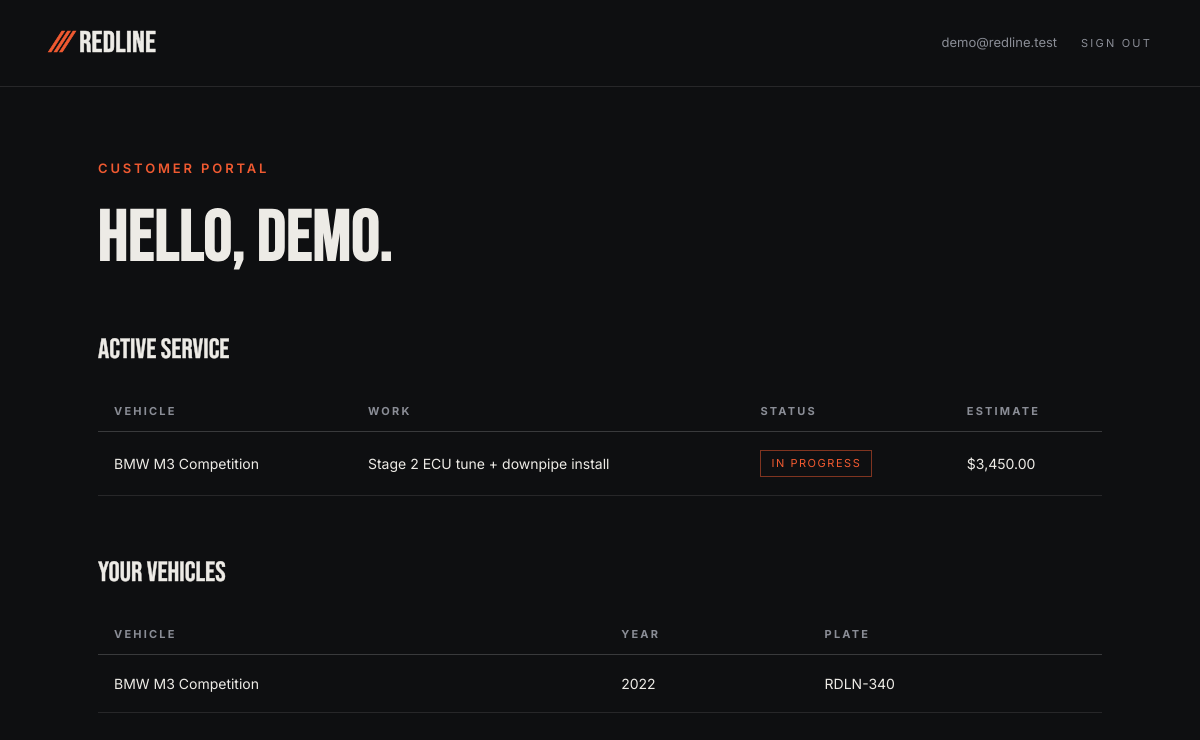
Page /dashboard.php (signed in) on the committed database.
### tables this page shows
CREATE TABLE IF NOT EXISTS `portal_users` (
    `id`            INT UNSIGNED NOT NULL AUTO_INCREMENT,
    `full_name`     VARCHAR(120) NOT NULL,
    `email`         VARCHAR(190) NOT NULL,
    `phone`         VARCHAR(30)  DEFAULT NULL,
    `password_hash` VARCHAR(255) NOT NULL,
    `role`          ENUM('customer','staff','admin') NOT NULL DEFAULT 'customer',
    `is_active`     TINYINT(1)   NOT NULL DEFAULT 1,
    `last_login_at` DATETIME     DEFAULT NULL,
    `created_at`    DATETIME     NOT NULL DEFAULT CURRENT_TIMESTAMP,
    PRIMARY KEY (`id`),
    UNIQUE KEY `uq_portal_users_email` (`email`)
);

CREATE TABLE IF NOT EXISTS `service_orders` (
    `id`          INT UNSIGNED NOT NULL AUTO_INCREMENT,
    `vehicle_id`  INT UNSIGNED NOT NULL,
    `title`       VARCHAR(160) NOT NULL,
    `status`      ENUM('estimate','approved','in_progress','ready','completed','cancelled')
                  NOT NULL DEFAULT 'estimate',
    `estimate`    DECIMAL(10,2) DEFAULT NULL,
    `notes`       TEXT          DEFAULT NULL,
    `created_at`  DATETIME      NOT NULL DEFAULT CURRENT_TIMESTAMP,
    `updated_at`  DATETIME      NOT NULL DEFAULT CURRENT_TIMESTAMP ON UPDATE CURRENT_TIMESTAMP,
    PRIMARY KEY (`id`),
    KEY `idx_order_vehicle` (`vehicle_id`),
    KEY `idx_order_status` (`status`),
    CONSTRAINT `fk_order_vehicle` FOREIGN KEY (`vehicle_id`)
        REFERENCES `portal_vehicles` (`id`) ON DELETE CASCADE
);

CREATE TABLE IF NOT EXISTS `portal_vehicles` (
    `id`         INT UNSIGNED NOT NULL AUTO_INCREMENT,
    `user_id`    INT UNSIGNED NOT NULL,
    `make`       VARCHAR(60)  NOT NULL,
    `model`      VARCHAR(80)  NOT NULL,
    `year`       SMALLINT UNSIGNED DEFAULT NULL,
    `plate`      VARCHAR(20)  DEFAULT NULL,
    `vin`        VARCHAR(17)  DEFAULT NULL,
    `created_at` DATETIME     NOT NULL DEFAULT CURRENT_TIMESTAMP,
    PRIMARY KEY (`id`),
    KEY `idx_vehicle_user` (`user_id`),
    CONSTRAINT `fk_portal_vehicle_user` FOREIGN KEY (`user_id`)
        REFERENCES `portal_users` (`id`) ON DELETE CASCADE
);

### src/includes/auth.php (called while the page is built, shortened)
<?php
require_once dirname(__DIR__) . '/config/db.php';
function start_session(): void
{
    if (session_status() === PHP_SESSION_ACTIVE) {
        return;
    }
    $https = !empty($_SERVER['HTTPS']) && $_SERVER['HTTPS'] !== 'off';
}
function e(?string $value): string
{
    return htmlspecialchars((string) $value, ENT_QUOTES | ENT_SUBSTITUTE, 'UTF-8');
}
function current_user(): ?array
{
    if (!empty($_SESSION['portal_user_id'])) {
        $stmt = db()->prepare('SELECT id, full_name, email, role FROM portal_users WHERE id = :id AND is_active = 1');
        $stmt->execute(['id' => $_SESSION['portal_user_id']]);
        $user = $stmt->fetch();
        if ($user) {
            return $user;
        }
    }
    return restore_from_remember_cookie();
}
function require_login(): array
{
    $user = current_user();
    return $user;
}

### src/config/db.php (called while the page is built, shortened)
<?php
function db(): PDO
{
    static $pdo = null;
    if ($pdo === null) {
        $dsn = sprintf('mysql:host=%s;port=%d;dbname=%s;charset=utf8mb4', DB_HOST, DB_PORT, DB_NAME);
        $pdo = new PDO($dsn, DB_USER, DB_PASS, [
            PDO::ATTR_ERRMODE            => PDO::ERRMODE_EXCEPTION,
            PDO::ATTR_DEFAULT_FETCH_MODE => PDO::FETCH_ASSOC,
            PDO::ATTR_EMULATE_PREPARES   => false,
        ]);
    }
    return $pdo;
}

### dashboard.php (the view, shortened to what this page needs)
<?php
require_once __DIR__ . '/includes/auth.php';
$user = require_login();
$stmt = db()->prepare('SELECT id, make, model, year, plate FROM portal_vehicles WHERE user_id = :uid ORDER BY id DESC');
$stmt->execute(['uid' => $user['id']]);
$vehicles = $stmt->fetchAll();
$stmt = db()->prepare(
    "SELECT s.title, s.status, s.estimate, s.updated_at, v.make, v.model
     FROM service_orders s
     JOIN portal_vehicles v ON v.id = s.vehicle_id
     WHERE v.user_id = :uid AND s.status NOT IN ('completed','cancelled')
     ORDER BY s.updated_at DESC"
);
$stmt->execute(['uid' => $user['id']]);
$orders = $stmt->fetchAll();
$status_labels = [
    'estimate'    => 'Estimate ready',
    'approved'    => 'Approved',
    'in_progress' => 'In progress',
    'ready'       => 'Ready for pickup',
];
?>
<!DOCTYPE html>
<html lang="en">
<head>
    <link rel="stylesheet" href="public/assets/login.css?php echo filemtime(__DIR__ . '/login.css'); ?>">
</head>
<body>
<header class="portal-header">
    <a href="index.php" class="login-logo"><span class="logo-slashes">///</span>REDLINE</a>
    <div class="portal-user">
        <span><?php echo e($user['email']); ?></span>
        <form method="post" action="logout.php">
            <button type="submit" class="show-toggle" style="margin:0">Sign out</button>
        </form>
    </div>
</header>
<main class="portal-main">
    <p class="panel-eyebrow">Customer portal</p>
    <h1>Hello, <?php echo e(explode(' ', $user['full_name'])[0]); ?>.</h1>
    <section class="portal-section">
        <h2>Active service</h2>
        <?php if ($orders): ?>
            <table class="portal-table">
                <thead><tr><th>Vehicle</th><th>Work</th><th>Status</th><th>Estimate</th></tr></thead>
                <tbody>
                <?php foreach ($orders as $o): ?>
                    <tr>
                        <td><?php echo e($o['make'] . ' ' . $o['model']); ?></td>
                        <td><?php echo e($o['title']); ?></td>
                        <td><span class="status-pill is-active"><?php echo e($status_labels[$o['status']] ?? $o['status']); ?></span></td>
                        <td><?php echo $o['estimate'] !== null ? '$' . number_format((float) $o['estimate'], 2) : '&mdash;'; ?></td>
                    </tr>
                <?php endforeach; ?>
                </tbody>
            </table>
        <?php else: ?>
            <p class="portal-empty">No active service. Book an appointment and your estimate will appear here.</p>
        <?php endif; ?>
    </section>
    <section class="portal-section">
        <h2>Your vehicles</h2>
        <?php if ($vehicles): ?>
            <table class="portal-table">
                <thead><tr><th>Vehicle</th><th>Year</th><th>Plate</th></tr></thead>
                <tbody>
                <?php foreach ($vehicles as $v): ?>
                    <tr>
                        <td><?php echo e($v['make'] . ' ' . $v['model']); ?></td>
                        <td><?php echo e((string) $v['year']); ?></td>
                        <td><?php echo e($v['plate']); ?></td>
                    </tr>
                <?php endforeach; ?>
                </tbody>
            </table>
        <?php else: ?>
            <p class="portal-empty">No vehicles on file yet.</p>
        <?php endif; ?>
    </section>
</main>
</body>
</html>

### public/assets/login.css (style rules this page uses)
:root { --bg: #0E0F11; --bg-input: #101114; --accent: #F05A31; --accent-hover: #DC4A22; --text: #EDEBE6; --text-muted: #8A8D96; --line: rgba(255, 255, 255, 0.10); --line-strong: rgba(255, 255, 255, 0.18); --font-display: 'Bebas Neue', 'Oswald', Impact, sans-serif; --font-body: 'Inter', system-ui, -apple-system, 'Segoe UI', sans-serif; --panel-width: minmax(420px, 34%); }
*, *::before, *::after { box-sizing: border-box; margin: 0; padding: 0; }
html { background: var(--bg); color: var(--text); font-family: var(--font-body); line-height: 1.5; }
body { min-height: 100vh; }
a { color: inherit; text-decoration: none; }
.login-logo { font-family: var(--font-display); font-size: 34px; line-height: 1; letter-spacing: 0.01em; -webkit-text-stroke: 0.6px currentColor; }
.logo-slashes { color: var(--accent); margin-right: 10px; font-style: italic; letter-spacing: -0.06em; }
.panel-eyebrow { font-size: 13px; font-weight: 600; letter-spacing: 0.22em; text-transform: uppercase; color: var(--accent); margin-bottom: 26px; }
.show-toggle { margin-bottom: 14px; background: none; border: 0; cursor: pointer; font: inherit; font-size: 11px; letter-spacing: 0.2em; text-transform: uppercase; color: var(--text-muted); }
.portal-header { display: flex; align-items: center; justify-content: space-between; padding: 28px 48px; border-bottom: 1px solid var(--line); }
.portal-header .login-logo { font-size: 30px; }
.portal-user { display: flex; align-items: center; gap: 24px; font-size: 13px; color: var(--text-muted); }
.portal-main { max-width: 1100px; margin: 0 auto; padding: 72px 48px; }
.portal-main h1 { font-family: var(--font-display); font-weight: 400; font-size: clamp(48px, 6vw, 88px); line-height: 0.95; text-transform: uppercase; -webkit-text-stroke: 0.025em currentColor; margin: 14px 0 56px; }
.portal-main h2 { font-family: var(--font-display); font-weight: 400; font-size: 28px; text-transform: uppercase; -webkit-text-stroke: 0.4px currentColor; margin: 0 0 20px; }
.portal-section { margin-bottom: 56px; }
.portal-table { width: 100%; border-collapse: collapse; font-size: 14px; }
.portal-table th { text-align: left; padding: 12px 16px; font-size: 11px; letter-spacing: 0.2em; text-transform: uppercase; color: var(--text-muted); border-bottom: 1px solid var(--line-strong); }
.portal-table td { padding: 18px 16px; border-bottom: 1px solid var(--line); }
.status-pill { display: inline-block; padding: 4px 10px; font-size: 11px; letter-spacing: 0.14em; text-transform: uppercase; border: 1px solid var(--line-strong); }
.status-pill.is-active { color: var(--accent); border-color: rgba(240, 90, 49, 0.5); }

### rows in the picture
portal_users: email "demo@redline.test", full_name "DEMO"
service_orders: vehicle.model "BMW M3 Competition", title "Stage 2 ECU tune + downpipe install", status "IN PROGRESS", estimate "3,450.00"
portal_vehicles: make+model "BMW M3 Competition", year "2022", plate "RDLN-340"
